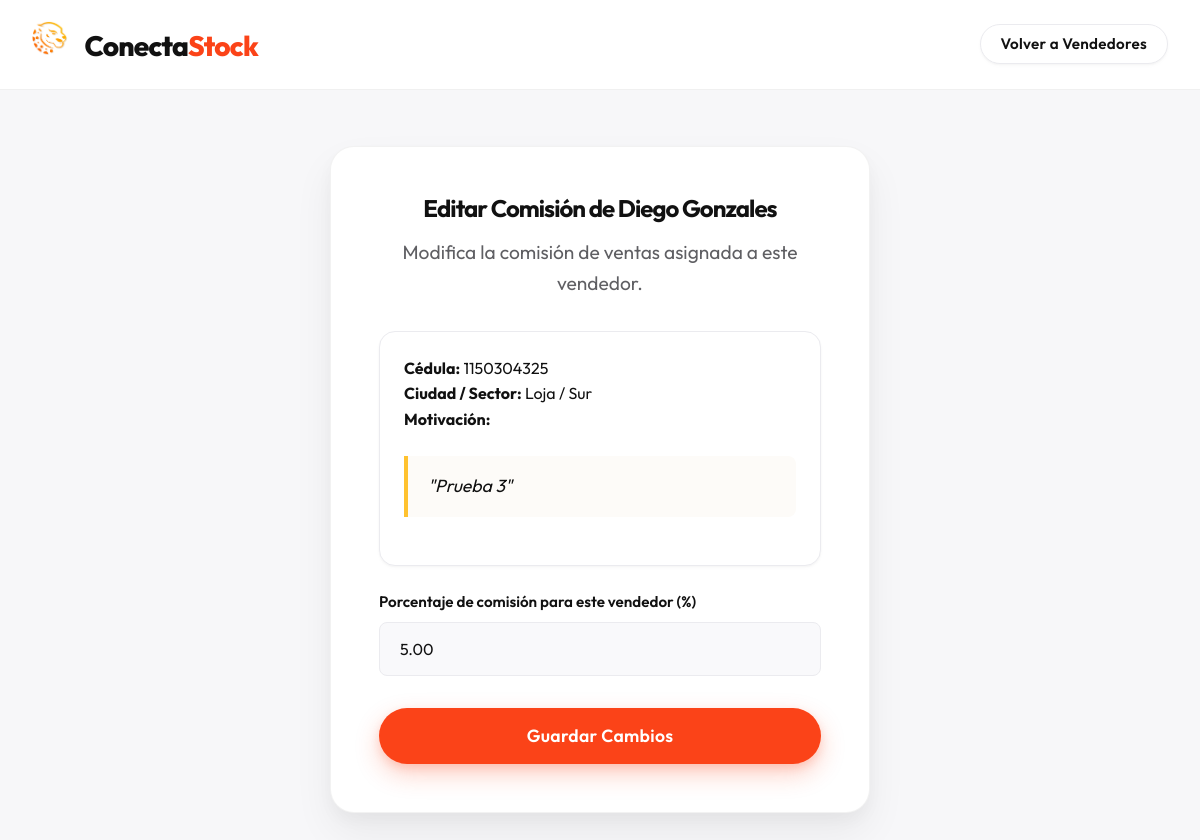
The app's page /dashboard/proveedor/vendedores/editar-comision/2/ (signed in) with its own data.
### aplicacion/models.py (models this page shows, shortened)
class SolicitudVendedor(models.Model):
    ESTADO_CHOICES = (
        ('Pendiente', 'Pendiente'),
        ('Aprobado', 'Aprobado'),
        ('Rechazado', 'Rechazado'),
    )
    vendedor = models.ForeignKey(Vendedor, on_delete=models.CASCADE, related_name='solicitudes')
    proveedor = models.ForeignKey(Proveedor, on_delete=models.CASCADE, related_name='solicitudes_vendedores')
    descripcion_ganas = models.TextField()
    estado = models.CharField(max_length=20, choices=ESTADO_CHOICES, default='Pendiente')
    comision = models.DecimalField(max_digits=5, decimal_places=2, null=True, blank=True) # Porcentaje

class Vendedor(models.Model):
    SECTOR_CHOICES = (
        ('Norte', 'Norte'),
        ('Sur', 'Sur'),
        ('Este', 'Este'),
        ('Oeste', 'Oeste'),
    )
    usuario = models.OneToOneField(User, on_delete=models.CASCADE, related_name='perfil_vendedor')
    cedula = models.CharField(max_length=10, unique=True)
    ruc_rice = models.CharField(max_length=13, blank=True, null=True)
    nombre = models.CharField(max_length=50)
    apellido = models.CharField(max_length=50)
    correo = models.EmailField()
    telefono = models.CharField(max_length=15)
    ciudad = models.CharField(max_length=50)
    sector = models.CharField(max_length=20, choices=SECTOR_CHOICES)

### aplicacion/views.py (the view)
# urls.py: path('dashboard/proveedor/vendedores/editar-comision/<int:id>/', views.editar_comision, name='editar_comision'),
@login_required
def editar_comision(request, id):
    if not hasattr(request.user, 'perfil_proveedor'):
        return redirect('index')
    proveedor = request.user.perfil_proveedor
    solicitud = get_object_or_404(SolicitudVendedor, pk=id, proveedor=proveedor, estado='Aprobado')
    if request.method == 'POST':
        formulario = AprobarSolicitudForm(request.POST, instance=solicitud)
        if formulario.is_valid():
            formulario.save()
            return redirect('mis_vendedores')
    else:
        formulario = AprobarSolicitudForm(instance=solicitud)
    return render(request, 'aprobar_solicitud.html', {'formulario': formulario, 'solicitud': solicitud, 'editando': True})

### aplicacion/forms.py (shortened to what this page needs)
class AprobarSolicitudForm(ModelForm):
    class Meta:
        model = SolicitudVendedor
        fields = ['comision']
        labels = {
            'comision': _('Porcentaje de comisión para este vendedor (%)'),
        }

### aplicacion/templates/aprobar_solicitud.html (shortened to what this page needs)
{% load static %}
<!DOCTYPE html>
<html lang="es">
<head>
    <link rel="stylesheet" href="{% static 'css/style.css' %}">
</head>
<body>
    <header class="b2b-header">
        <div class="container header-layout">
            <div class="logo-area">
                <strong class="brand-logo" style="display: flex; align-items: center;">
    <a href="{% url 'dashboard_proveedor' %}"
                        style="text-decoration: none; color: inherit;">
        <img src="{% static 'images/iso_1.png' %}" alt="Logo" style="height: 36px; margin-right: 12px; border-radius: 4px;">
        Conecta<span class="color-accent">Stock</span>
    </a>
</strong>
            </div>
            <nav aria-label="Navegación principal">
                <ul class="nav-links">
                    <li><a href="{% url 'mis_vendedores' %}" class="btn btn-secondary btn-sm">Volver a Vendedores</a>
                    </li>
                </ul>
            </nav>
        </div>
    </header>
    <main class="dashboard-main">
        <div class="container dashboard-section">
            <div class="form-card">
                <div class="section-header text-center mb-lg">
                    <h2 class="section-title font-1-5rem">
                        {% if editando %}
                            Editar Comisión de {{ solicitud.vendedor.nombre }} {{ solicitud.vendedor.apellido }}
                        {% else %}
                            Aprobar a {{ solicitud.vendedor.nombre }} {{ solicitud.vendedor.apellido }}
                        {% endif %}
                    </h2>
                    <p class="section-desc">
                        {% if editando %}
                            Modifica la comisión de ventas asignada a este vendedor.
                        {% else %}
                            Revisa el perfil del vendedor y establece su comisión de ventas.
                        {% endif %}
                    </p>
                </div>
                <div class="info-box">
                    <p><strong>Cédula:</strong> {{ solicitud.vendedor.cedula }}</p>
                    <p><strong>Ciudad / Sector:</strong> {{ solicitud.vendedor.ciudad }} / {{ solicitud.vendedor.sector }}</p>
                    <p><strong>Motivación:</strong></p>
                    <blockquote class="blockquote-custom">
                        "{{ solicitud.descripcion_ganas }}"
                    </blockquote>
                </div>
                <form action="{% if editando %}{% url 'editar_comision' solicitud.id %}{% else %}{% url 'aprobar_solicitud' solicitud.id %}{% endif %}" method="post">
                    {% for field in formulario %}
                    <div class="form-group">
                        <label for="{{ field.id_for_label }}">{{ field.label }}</label>
                        {{ field }}
                    </div>
                    {% endfor %}
                    <div class="text-center mt-lg">
                        <button type="submit" class="btn btn-primary btn-large w-100">
                            {% if editando %}Guardar Cambios{% else %}Aprobar Vendedor{% endif %}
                        </button>
                    </div>
                </form>
            </div>
        </div>
    </main>
</body>
</html>

### records on screen
SolicitudVendedor: vendedor.nombre "Diego", vendedor.apellido "Gonzales", vendedor.cedula "1150304325", vendedor.ciudad "Loja", vendedor.sector "Sur", descripcion_ganas "Prueba 3", formulario "5.00"

### other values on screen
{{ field.label }} "Porcentaje de comisión para este vendedor (%)"
